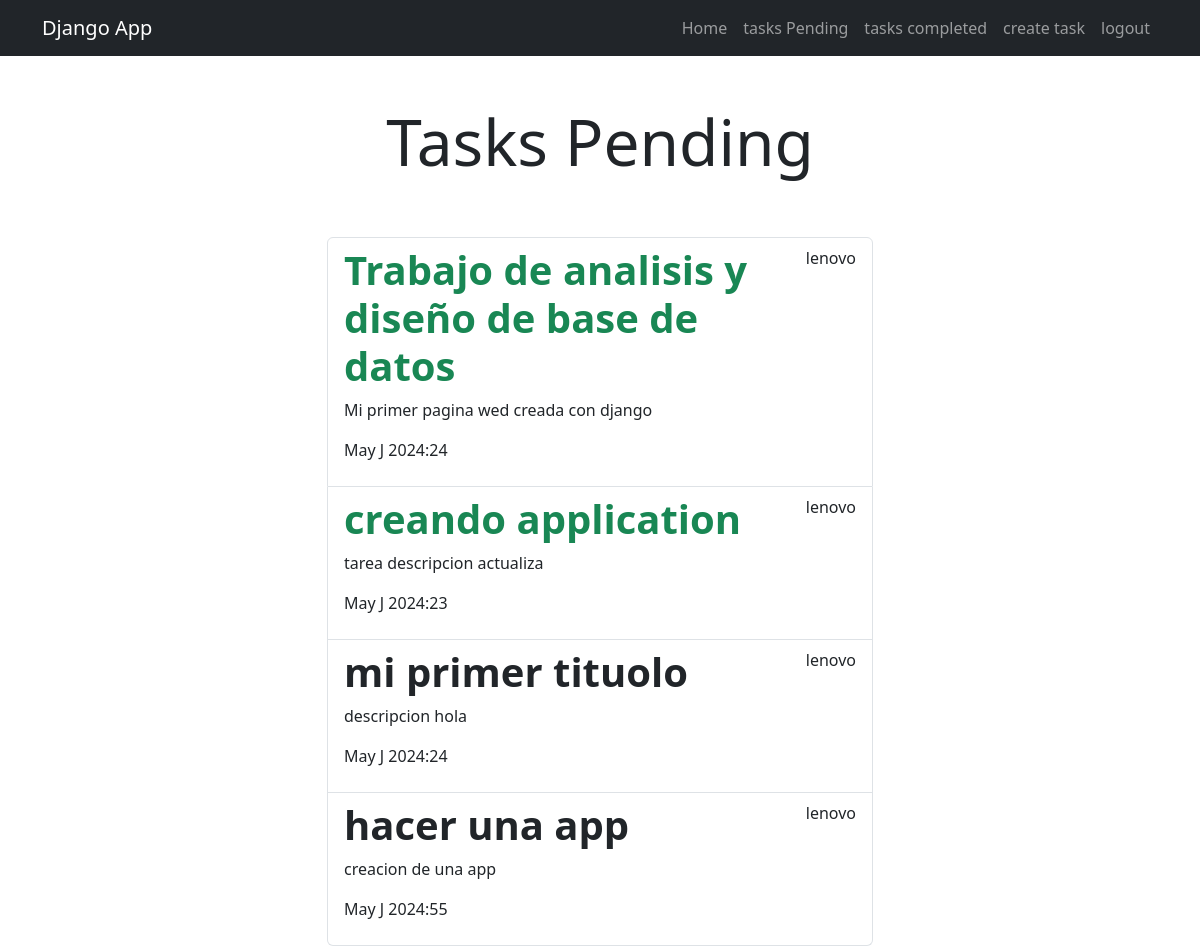
Page /tasks_completed/ (signed in) on the committed database.
### tasks/models.py (models this page shows, shortened)
class Task(models.Model):
    title = models.CharField(max_length=100)
    description = models.TextField(blank=True)
    created = models.DateTimeField(auto_now_add=True)
    datecompleted = models.DateTimeField(null=True, blank=True)
    important = models.BooleanField(default=False)
    user = models.ForeignKey(User, on_delete=models.CASCADE)

### tasks/views.py (the view)
# urls.py: path('tasks_completed/', views.tasks_completed, name='tasks_completed'),
@login_required
def tasks_completed(request):
    tasks = Task.objects.filter(user=request.user, datecompleted__isnull=False).order_by
    ('-datecompleted')
    return render(request, 'tasks.html', {'tasks': tasks})

### tasks/templates/tasks.html
{% extends 'base.html' %}
{% block content %}
<main class="container">
    <div class="row">
        <div class="col-md-6 offset-md-3">
            <h1 class="text-center display-3 py-5">Tasks Pending</h1>
            <ul class="list-group">
                {% for task in tasks %}
                    <a class="list-group-item" href="{% url 'task_detail' task.id %}">
                          <header class="d-flex justify-content-between">
                                {% if task.important %}
                                <h1 class="fw-bold text-success">{{task.title}} </h1>
                                {% else %}
                                <h1 class="fw-bold">{{task.title}}</h1>
                                {% endif %}
                                <p>{{task.user.username}}</p>
                          </header>
                            <p>{{task.description}}</p>
                            <p>{{task.datecompleted|date:'M J Y:i'}} </p>
                    </a>
                {% endfor %}
            </ul>
        </div>
    </div>
</main>
{% endblock %}

### tasks/templates/base.html (shortened to what this page needs)
<!DOCTYPE html>
<html lang="en">
<head>
    <link rel="stylesheet" href="https://cdn.jsdelivr.net/npm/bootstrap@5.3.3/dist/css/bootstrap.min.css">
</head>
<body>
    <nav class="navbar navbar-expand-lg bg-dark navbar-dark">
        <div class="container">
          <a class="navbar-brand" href="/K">Django App</a>
          <div class="collapse navbar-collapse" id="navbarNav">
            <ul class="navbar-nav ms-auto">
                <li class="nav-item" >
                    <a href="/" class="nav-link">Home</a>
                </li>
                {% if user.is_authenticated %}
                <li class="nav-item">
                    <a href="{% url 'tasks' %}" class="nav-link" class="btn btn-secondary">tasks Pending</a>
                </li>
                <li class="nav-item">
                    <a href="{% url 'tasks_completed' %}" class="nav-link">tasks completed</a>
                </li>
                <li class="nav-item">
                    <a href="/tasks/create/" class="nav-link">create task</a>
                </li>
                <li class="nav-item">
                    <a href="/logout" class="nav-link">logout</a>
                </li>
                {% endif%}
            </ul>
          </div>
        </div>
      </nav>
    {% block content %}
    {% endblock %}
</body>
</html>

### rows in the picture
Task: title "Trabajo de analisis y diseño de base de datos", user.username "lenovo", description "Mi primer pagina wed creada con django", datecompleted "May J 2024:24"
Task: title "creando application", user.username "lenovo", description "tarea descripcion actualiza", datecompleted "May J 2024:23"
Task: title "mi primer tituolo", user.username "lenovo", description "descripcion hola", datecompleted "May J 2024:24"
Task: title "hacer una app", user.username "lenovo", description "creacion de una app", datecompleted "May J 2024:55"
